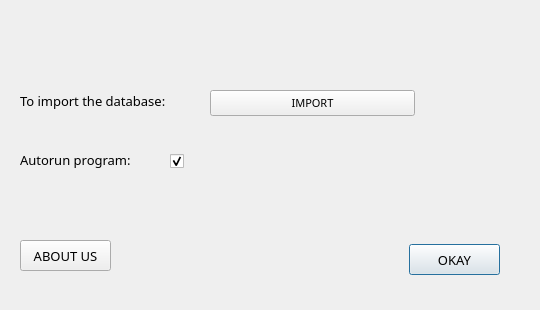
<?xml version="1.0" encoding="UTF-8"?>
<ui version="4.0">
 <class>settings</class>
 <widget class="QDialog" name="settings">
  <property name="geometry">
   <rect>
    <x>0</x>
    <y>0</y>
    <width>540</width>
    <height>310</height>
   </rect>
  </property>
  <property name="minimumSize">
   <size>
    <width>540</width>
    <height>310</height>
   </size>
  </property>
  <property name="maximumSize">
   <size>
    <width>540</width>
    <height>310</height>
   </size>
  </property>
  <property name="windowTitle">
   <string>B-DAY | SETTINGS</string>
  </property>
  <property name="windowIcon">
   <iconset>
    <normaloff>resources/logo.ico</normaloff>resources/logo.ico</iconset>
  </property>
  <property name="whatsThis">
   <string>&lt;html&gt;&lt;head/&gt;&lt;body&gt;&lt;p&gt;This form is required to configure the program&lt;/p&gt;&lt;/body&gt;&lt;/html&gt;</string>
  </property>
  <widget class="QPushButton" name="okButton">
   <property name="geometry">
    <rect>
     <x>409</x>
     <y>244</y>
     <width>91</width>
     <height>31</height>
    </rect>
   </property>
   <property name="font">
    <font>
     <family>Yu Gothic Light</family>
     <pointsize>10</pointsize>
    </font>
   </property>
   <property name="text">
    <string>OKAY</string>
   </property>
  </widget>
  <widget class="QPushButton" name="aboutButton">
   <property name="geometry">
    <rect>
     <x>20</x>
     <y>240</y>
     <width>91</width>
     <height>31</height>
    </rect>
   </property>
   <property name="font">
    <font>
     <family>Yu Gothic Light</family>
     <pointsize>10</pointsize>
    </font>
   </property>
   <property name="text">
    <string>ABOUT US</string>
   </property>
  </widget>
  <widget class="QPushButton" name="convButton">
   <property name="geometry">
    <rect>
     <x>210</x>
     <y>90</y>
     <width>205</width>
     <height>26</height>
    </rect>
   </property>
   <property name="font">
    <font>
     <family>Yu Gothic Light</family>
     <pointsize>8</pointsize>
    </font>
   </property>
   <property name="text">
    <string>IMPORT</string>
   </property>
  </widget>
  <widget class="QLabel" name="labPath">
   <property name="geometry">
    <rect>
     <x>20</x>
     <y>90</y>
     <width>181</width>
     <height>22</height>
    </rect>
   </property>
   <property name="font">
    <font>
     <family>Yu Gothic Light</family>
     <pointsize>10</pointsize>
    </font>
   </property>
   <property name="text">
    <string>To import the database:</string>
   </property>
  </widget>
  <widget class="QLabel" name="labChPath_2">
   <property name="geometry">
    <rect>
     <x>20</x>
     <y>150</y>
     <width>131</width>
     <height>20</height>
    </rect>
   </property>
   <property name="font">
    <font>
     <family>Yu Gothic Light</family>
     <pointsize>10</pointsize>
    </font>
   </property>
   <property name="text">
    <string>Autorun program:</string>
   </property>
  </widget>
  <widget class="QCheckBox" name="checkBox">
   <property name="geometry">
    <rect>
     <x>170</x>
     <y>150</y>
     <width>21</width>
     <height>22</height>
    </rect>
   </property>
   <property name="text">
    <string/>
   </property>
   <property name="checked">
    <bool>true</bool>
   </property>
  </widget>
 </widget>
 <resources/>
 <connections/>
</ui>
